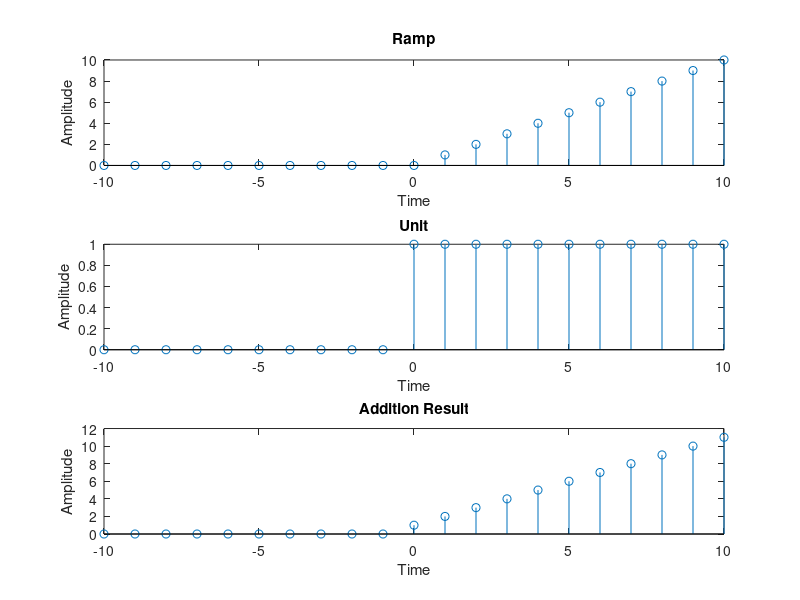

Reproduce this figure in MATLAB.
clc;
clear all;
close all;
n=-10:10;
for i=1:length(n)
    if n(i)>=0
        x(i)=n(i);
    else
        x(i)=0;
    end
end
subplot(3,1,1);
stem(n,x);
xlabel('Time');
ylabel('Amplitude');
title('Ramp')
for i=1:length(n)
    if n(i)>=0
        a(i)=1;
    else
        a(i)=0;
    end
end
subplot(3,1,2);
stem(n,a);
xlabel('Time');
ylabel('Amplitude');
title('Unit')
z=x+a;
subplot(3,1,3);
stem(n,z);
xlabel('Time');
ylabel('Amplitude');
title('Addition Result')